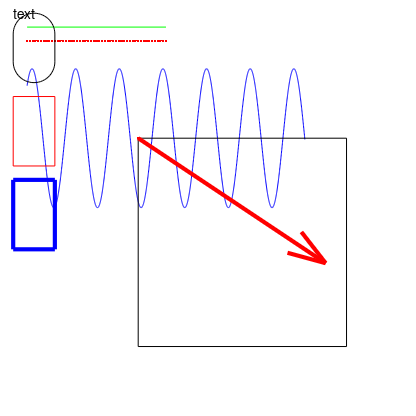

The MATLAB script that drew this image: (Note: this script raises an error after producing the figure.)
%Draw an image using plot functions
clc; clear all; close all;

height = 300; width = 300;
image=zeros(height,width,3,'uint8');
image = imcomplement(image);

f=figure('Visible','on');
imshow(image);

axis off; 
    set(f,'units','points','position',[1 1 width height]) % set the screen size and position
    set(f,'paperunits','points','paperposition',[1 1 width height]) % set size and position for printing
    set(gca,'units','normalized','position',[0 0 1 1]) % make sure axis fills entire figure
    hold on;
    text(10,10,'text');
    
    line([20,120],[20,20],'Color','g');
    
    x = 20:2:120;
    y = 30;
    plot(x,y,'Color','r');
    
    x = 20:0.1:220;
    y=sin(x/5)*50+100;
    plot(x,y,'Color','b');

    rectangle('Position',[100,100,150,150]);
    rectangle('Position',[10,10,30,50],'Curvature',1);
    rectangle('Position',[10,70,30,50],'EdgeColor','r');
    rectangle('Position',[10,130,30,50],'FaceColor','r','EdgeColor','b',...
    'LineWidth',3);

    %Insert an arrow
    q = quiver(100,100,150,100,'r','MaxHeadSize',0.1);
    set(q, 'Marker','.') ;
    set(q, 'LineWidth',3) ;
    
    %Insert an image
    axes('pos',[0 0 .5 .3]);
    imshow('pear.jpg');
    
    hold off;
    
    print(f, '-r72','-dbmp','image.bmp'); %Save image to file '-dbmp','-djpeg100'
    
    im = imread('image.bmp');
    %figure,imshow(im);


